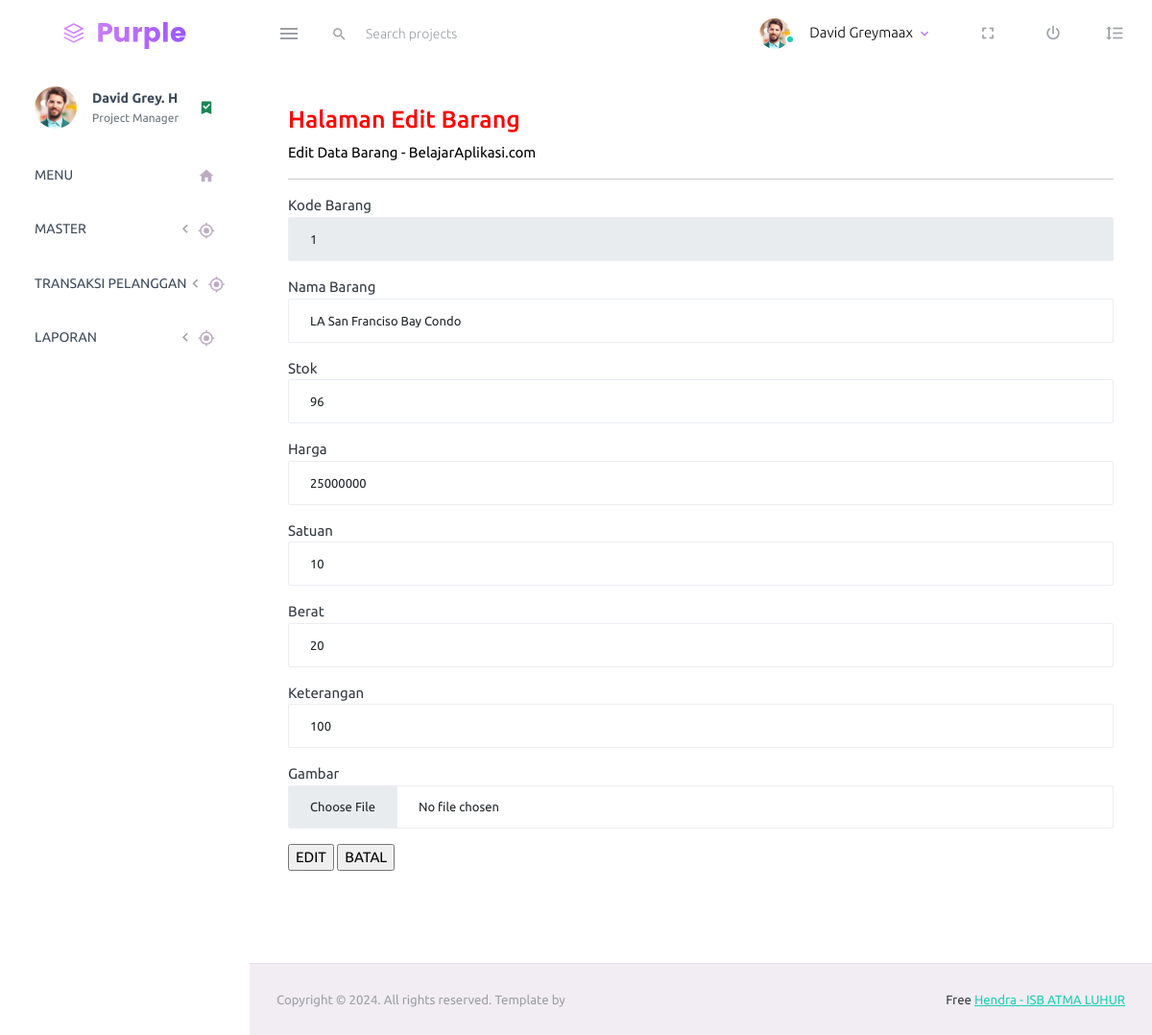
/admin/barang/edit/1, run on the app's committed database.
### tables this page shows
CREATE TABLE barang (
    kd_barang VARCHAR(10) PRIMARY KEY,
    nama_barang VARCHAR(50) NOT NULL,
    stok INT(3) NOT NULL,
    harga INT(8) NOT NULL,
    berat INT(3) NOT NULL,
    satuan VARCHAR(15) NOT NULL,
    keterangan VARCHAR(100) NOT NULL,
    gambar VARCHAR(100) NOT NULL
);

### admin/application/views/layout/konten.php (called while the page is built)
<?php
	if ($isi) {
		$this->load->view($isi);
	}
?>

### admin/application/views/layout/wrapper.php (called while the page is built)
<?php
	require_once('header.php');
	require_once('menu.php');
	require_once('konten.php');
	require_once('footer.php');
?>

### admin/application/controllers/Barang.php (called while the page is built, shortened)
<?php
	class Barang extends CI_Controller {
		public function __construct() {
			$this->load->model('Barang_model');
			$this->load->model('General_model');
		}
		public function edit($id='') {
			$this->form_validation->set_rules('kd_barang', 'Kode Barang', 'required');
			$this->form_validation->set_rules('nama_barang', 'Nama Barang', 'required');
			$this->form_validation->set_rules('stok', 'Stok', 'required');
			$this->form_validation->set_rules('harga', 'Harga', 'required');
			$this->form_validation->set_rules('berat', 'Berat', 'required');
			$this->form_validation->set_rules('satuan', 'Satuan', 'required');
			$this->form_validation->set_rules('keterangan', 'Keterangan', 'required');
			$this->form_validation->set_rules('gambar', 'Gambar', 'required');
			if ($this->form_validation->run() === FALSE) {
				$data = array(
					'title' => 'Edit Barang',
					'isi'   => 'barang/edit_barang',
					'data'  => $this->Barang_model->info_barang($id),
					'kd_barang' => $id
				);
				$this->load->view('layout/wrapper', $data);
			}
		}
	}
?>

### admin/index.php (called while the page is built, shortened)
<?php
require_once BASEPATH.'core/CodeIgniter.php';

### admin/application/models/Barang_model.php (called while the page is built, shortened)
<?php
	class Barang_model extends CI_Model {
		public function info_barang($id) {
			$query = $this->db->query("select * from barang where kd_barang = '$id'");
			if($query->num_rows() > 0) {
				return $query->row();
			}else {
				return false;
			}
		}
	}
?>

### admin/application/views/barang/edit_barang.php (the view)
<div class="row">
	<div class="col-md-12 grid-margin stretch-card">
		<div class="card">
			<div class="card-body">
				<h3 align="left" style="color:red;">Halaman Edit Barang<br></h3>
				<p align="left" style="color:black;">Edit Data Barang - BelajarAplikasi.com<br></p>
				<hr>
				<form name="form1" method="post" action="<?php echo base_url() ?>barang/edit/<?php echo $kd_barang ?>">
					<p><Label>Kode Barang</Label>
						<input type="text" class="form-control" name="kd_barang" value="<?php echo $kd_barang ?>"
							readonly></p>
					<p><Label>Nama Barang</Label>
						<input type="text" class="form-control" name="nama_barang" value="<?php echo $data->
                        nama_barang ?>"></p>
					<p><Label>Stok</Label>
						<input type="text" class="form-control" name="stok" value="<?php echo $data->stok ?>"></p>
					<p><Label>Harga</Label>
						<input type="text" class="form-control" name="harga" value="<?php echo $data->harga ?>"></p>
					<p><Label>Satuan</Label>
						<input type="text" class="form-control" name="satuan" value="<?php echo $data->satuan ?>"></p>
					<p><Label>Berat</Label>
						<input type="text" class="form-control" name="berat" value="<?php echo $data->berat ?>"></p>
					<p><Label>Keterangan</Label>
						<input type="text" class="form-control" name="keterangan" value="<?php echo $data->keterangan?>">
					</p>
					<p><Label>Gambar</Label>
						<input type="file" class="form-control" name="gambar" value="<?php echo $data->gambar ?>"></p>
					<p>
						<input type="submit" name="submit" value="EDIT">
						<input type="reset" name="submit2" value="BATAL">
					</p>
				</form>
			</div>
		</div>
	</div>
</div>

### data on the page
barang: nama_barang "LA San Franciso Bay Condo", stok "96", harga "25000000", satuan "10", berat "20", keterangan "100"
